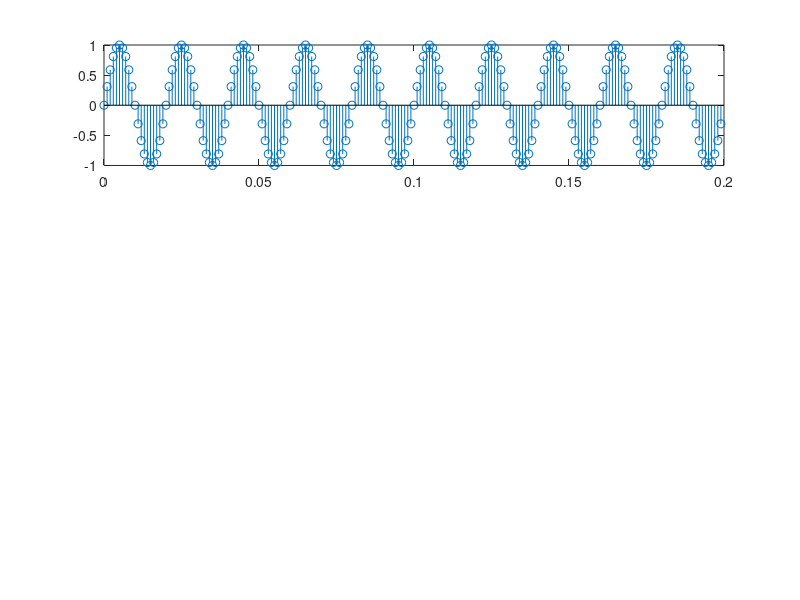

MATLAB code to generate this figure: (Note: this script raises an error after producing the figure.)
fs = 1000;
f = 50;
A = 1;
dur = 200e-3;

time = (0:dur*fs - 1) / fs;

sine = sin(2 * pi * f * time);
obdelnik = square(2 * pi * f * time);
pila = sawtooth(2 * pi * f * time);


mean(sine.^2);

subplot(3,1,1);
stem(time, sine);
title(num2str(vykon(sine)));

subplot(3,1,2)
stem(time, obdelnik);
title(num2str(vykon(obdelnik)));

subplot(3,1,3)
stem(time, pila);
title(num2str(vykon(pila)));
